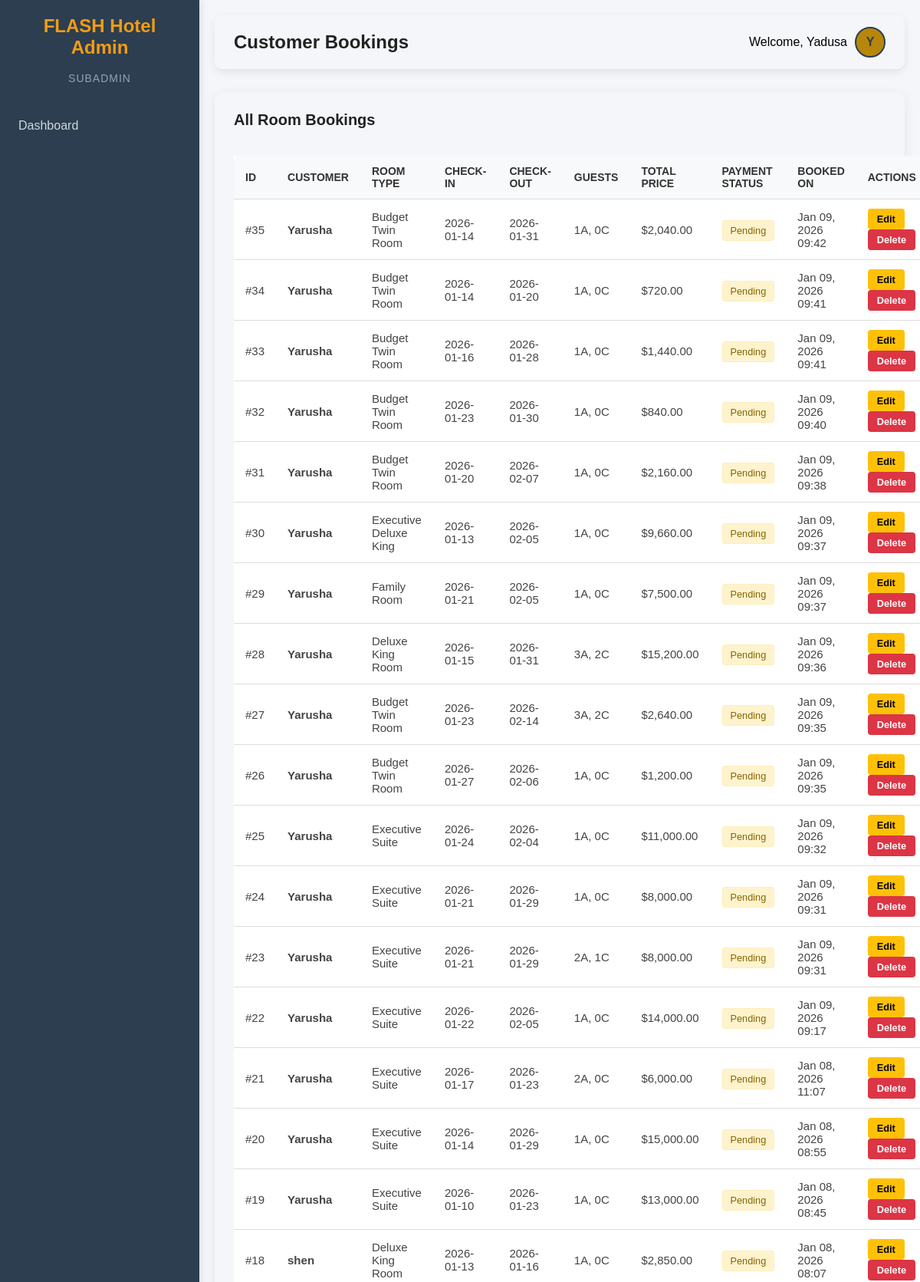
/bookings.php (signed in, upper part), run on the app's committed database.
### tables this page shows
CREATE TABLE `bookings` (
  `id` int(11) NOT NULL,
  `customer_username` varchar(100) NOT NULL,
  `room_name` varchar(100) NOT NULL,
  `room_price` decimal(10,2) NOT NULL,
  `checkin` date NOT NULL,
  `checkout` date NOT NULL,
  `adults` int(11) NOT NULL DEFAULT 1,
  `children` int(11) NOT NULL DEFAULT 0,
  `total_price` decimal(10,2) NOT NULL,
  `payment_status` varchar(20) DEFAULT 'Pending',
  `created_at` timestamp NOT NULL DEFAULT current_timestamp()
);

### bookings.php (the view, shortened to what this page needs)
<?php
require_once('db.php');
$adminName = $_SESSION["admin_name"];
$adminRole = $_SESSION["admin_role"];
$sql = "SELECT * FROM bookings ORDER BY created_at DESC";
$result = $conn->query($sql);
?>
<!DOCTYPE html>
<html>
<head>
    <link rel="stylesheet" href="admin.css">
</head>
<body>
<div class="sidebar">
    <div class="brand">
        <h2> FLASH Hotel Admin</h2>
        <br><p class="role"><?php echo ucfirst($adminRole); ?></p>
    </div>
    <a href="dashboard.php"> Dashboard</a>
</div>
<div class="main-content">
    <div class="topbar">
        <h3>Customer Bookings</h3>
        <div style="display:flex;align-items:center;gap:10px;">
            <span>Welcome, <?php echo $adminName; ?></span>
            <div style="width:36px;height:36px;border-radius:50%;background:#4c8bf5;color:white;display:flex;align-items:center;justify-content:center;font-weight:600;">
                <?php echo strtoupper(substr($adminName, 0, 1)); ?>
            </div>
        </div>
    </div>
    <div class="table-box">
        <div style="display: flex; justify-content: space-between; align-items: center;">
            <h3>All Room Bookings</h3>
        </div>
        <table class="booking-table">
            <thead>
                <tr>
                 <th>ID</th>
                 <th>Customer</th>
                 <th>Room Type</th>
                 <th>Check-in</th>
                 <th>Check-out</th>
                 <th>Guests</th>
                 <th>Total Price</th>
                 <th>Payment Status</th>
                 <th>Booked On</th>
                 <th>Actions</th>
                </tr>
            </thead>
            <tbody>
             <?php
             if ($result->num_rows > 0) {
              while($row = $result->fetch_assoc()) {
                $statusClass = (strtolower($row['payment_status']) == 'paid') ? 'status-paid' : 'status-pending';
                echo "<tr>";
                echo "<td>#" . $row['id'] . "</td>";
                echo "<td><strong>" . htmlspecialchars($row['customer_username']) . "</strong></td>";
                echo "<td>" . htmlspecialchars($row['room_name']) . "</td>";
                echo "<td>" . $row['checkin'] . "</td>";
                echo "<td>" . $row['checkout'] . "</td>";
                echo "<td>" . $row['adults'] . "A, " . $row['children'] . "C</td>";
                echo "<td>$" . number_format($row['total_price'], 2) . "</td>";
                echo "<td><span class='status-badge " . $statusClass . "'>" . htmlspecialchars($row['payment_status']) . "</span></td>";
                echo "<td>" . date('M d, Y H:i', strtotime($row['created_at'])) . "</td>";
                echo "<td>
                        <a href='edit_booking.php?id=" . $row['id'] . "' class='btn-edit'>Edit</a>
                        <a href='delete_booking.php?id=" . $row['id'] . "' class='btn-delete' onclick='return confirm(\"Delete this booking?\")'>Delete</a>
                      </td>";
                echo "</tr>";
              }
              } else {
             echo "<tr><td colspan='10' style='text-align:center;'>No bookings found.</td></tr>";
              }
             ?>
            </tbody>
        </table>
    </div>
</div>
</body>
</html>

### admin.css (style rules this page uses)
:root { --color-primary-dark: #2c3e50; --color-secondary-light: #f4f6f9; --color-text-dark: #222222; --color-accent-gold: #b8860b; --font-sans: "Poppins", sans-serif; }
* { margin: 0; padding: 0; box-sizing: border-box; font-family: var(--font-sans); }
body { background: var(--color-secondary-light); display: flex; height: 100vh; }
.sidebar { width: 260px; background: var(--color-primary-dark); color: var(--color-text-light); padding: 20px 0; display: flex; flex-direction: column; box-shadow: 2px 0 10px rgba(0, 0, 0, 0.1); }
.sidebar .brand { text-align: center; padding: 0 20px; margin-bottom: 30px; }
.sidebar h2 { font-size: 24px; font-weight: 700; color: #f39c12; margin-bottom: 5px; }
.sidebar .role { font-size: 14px; color: #90a4ae; margin-top: -5px; text-transform: uppercase; letter-spacing: 1px; }
.sidebar a { padding: 15px 20px; color: #cfd8dc; text-decoration: none; display: block; font-size: 16px; transition: 0.3s; border-left: 4px solid transparent; }
.main-content { flex: 1; padding: 20px; overflow-y: auto; }
.topbar { background: var(--color-text-light); padding: 15px 25px; border-radius: 10px; margin-bottom: 25px; box-shadow: 0 4px 12px rgba(0,0,0,0.08); display: flex; justify-content: space-between; align-items: center; }
.topbar h3 { font-size: 24px; font-weight: 700; color: var(--color-text-dark); }
.topbar > div { display: flex; align-items: center; gap: 15px; }
.topbar > div > div { width: 40px !important; height: 40px !important; border-radius: 50%; background: var(--color-accent-gold) !important; color: var(--color-primary-dark) !important; display: flex; align-items: center; justify-content: center; font-weight: 700; font-size: 16px; border: 2px solid var(--color-primary-dark); }
.table-box { margin-top: 30px; background: var(--color-text-light); padding: 25px; border-radius: 12px; box-shadow: 0 4px 15px rgba(0,0,0,0.08); }
.table-box h3 { font-size: 20px; font-weight: 600; margin-bottom: 15px; color: var(--color-text-dark); }
table { width: 100%; border-collapse: collapse; margin-top: 10px; }
table th { background: var(--color-primary-dark); color: var(--color-secondary-light); padding: 15px; text-align: left; font-size: 14px; font-weight: 600; text-transform: uppercase; }
table th:first-child { border-top-left-radius: 8px; }
table th:last-child { border-top-right-radius: 8px; }
table td { padding: 15px; border-bottom: 1px solid #eeeeee; font-size: 15px; color: #444; }

### bookings.php (style rules this page uses)
.booking-table { width: 100%; border-collapse: collapse; margin-top: 20px; background: #fff; }
.booking-table th, .booking-table td { padding: 12px 15px; text-align: left; border-bottom: 1px solid #ddd; }
.booking-table th { background-color: #f8f9fa; color: #333; }
.status-badge { padding: 5px 10px; border-radius: 4px; font-size: 0.85em; background: #e1f5fe; color: #01579b; }
.btn-edit, .btn-delete { padding: 6px 12px; border-radius: 4px; text-decoration: none; font-size: 0.85em; font-weight: bold; display: inline-block; }
.btn-edit { background-color: #ffc107; color: #000; margin-right: 5px; }
.btn-delete { background-color: #dc3545; color: #fff; }
.status-pending { background-color: #fff3cd; color: #856404; border: 1px solid #ffeeba; }

### data on the page
bookings: id "35", customer_username "Yarusha", room_name "Budget Twin Room", checkin "2026-01-14", checkout "2026-01-31", adults "1", children "0", total_price "2,040.00", payment_status "Pending", created_at "Jan 09, 2026 09:42"
bookings: id "34", customer_username "Yarusha", room_name "Budget Twin Room", checkin "2026-01-14", checkout "2026-01-20", adults "1", children "0", total_price "720.00", payment_status "Pending", created_at "Jan 09, 2026 09:41"
bookings: id "33", customer_username "Yarusha", room_name "Budget Twin Room", checkin "2026-01-16", checkout "2026-01-28", adults "1", children "0", total_price "1,440.00", payment_status "Pending", created_at "Jan 09, 2026 09:41"
bookings: id "32", customer_username "Yarusha", room_name "Budget Twin Room", checkin "2026-01-23", checkout "2026-01-30", adults "1", children "0", total_price "840.00", payment_status "Pending", created_at "Jan 09, 2026 09:40"
bookings: id "31", customer_username "Yarusha", room_name "Budget Twin Room", checkin "2026-01-20", checkout "2026-02-07", adults "1", children "0", total_price "2,160.00", payment_status "Pending", created_at "Jan 09, 2026 09:38"
bookings: id "30", customer_username "Yarusha", room_name "Executive Deluxe King", checkin "2026-01-13", checkout "2026-02-05", adults "1", children "0", total_price "9,660.00", payment_status "Pending", created_at "Jan 09, 2026 09:37"
bookings: id "29", customer_username "Yarusha", room_name "Family Room", checkin "2026-01-21", checkout "2026-02-05", adults "1", children "0", total_price "7,500.00", payment_status "Pending", created_at "Jan 09, 2026 09:37"
bookings: id "28", customer_username "Yarusha", room_name "Deluxe King Room", checkin "2026-01-15", checkout "2026-01-31", adults "3", children "2", total_price "15,200.00", payment_status "Pending", created_at "Jan 09, 2026 09:36"
bookings: id "27", customer_username "Yarusha", room_name "Budget Twin Room", checkin "2026-01-23", checkout "2026-02-14", adults "3", children "2", total_price "2,640.00", payment_status "Pending", created_at "Jan 09, 2026 09:35"
bookings: id "26", customer_username "Yarusha", room_name "Budget Twin Room", checkin "2026-01-27", checkout "2026-02-06", adults "1", children "0", total_price "1,200.00", payment_status "Pending", created_at "Jan 09, 2026 09:35"
bookings: id "25", customer_username "Yarusha", room_name "Executive Suite", checkin "2026-01-24", checkout "2026-02-04", adults "1", children "0", total_price "11,000.00", payment_status "Pending", created_at "Jan 09, 2026 09:32"
bookings: id "24", customer_username "Yarusha", room_name "Executive Suite", checkin "2026-01-21", checkout "2026-01-29", adults "1", children "0", total_price "8,000.00", payment_status "Pending", created_at "Jan 09, 2026 09:31"
bookings: id "23", customer_username "Yarusha", room_name "Executive Suite", checkin "2026-01-21", checkout "2026-01-29", adults "2", children "1", total_price "8,000.00", payment_status "Pending", created_at "Jan 09, 2026 09:31"
bookings: id "22", customer_username "Yarusha", room_name "Executive Suite", checkin "2026-01-22", checkout "2026-02-05", adults "1", children "0", total_price "14,000.00", payment_status "Pending", created_at "Jan 09, 2026 09:17"
bookings: id "21", customer_username "Yarusha", room_name "Executive Suite", checkin "2026-01-17", checkout "2026-01-23", adults "2", children "0", total_price "6,000.00", payment_status "Pending", created_at "Jan 08, 2026 11:07"
bookings: id "20", customer_username "Yarusha", room_name "Executive Suite", checkin "2026-01-14", checkout "2026-01-29", adults "1", children "0", total_price "15,000.00", payment_status "Pending", created_at "Jan 08, 2026 08:55"
bookings: id "19", customer_username "Yarusha", room_name "Executive Suite", checkin "2026-01-10", checkout "2026-01-23", adults "1", children "0", total_price "13,000.00", payment_status "Pending", created_at "Jan 08, 2026 08:45"
bookings: id "18", customer_username "shen", room_name "Deluxe King Room", checkin "2026-01-13", checkout "2026-01-16", adults "1", children "0", total_price "2,850.00", payment_status "Pending", created_at "Jan 08, 2026 08:07"

### other printed values
$adminRole "SUBADMIN"
$adminName "Yadusa"
substr($adminName, 0, 1) "Y"
